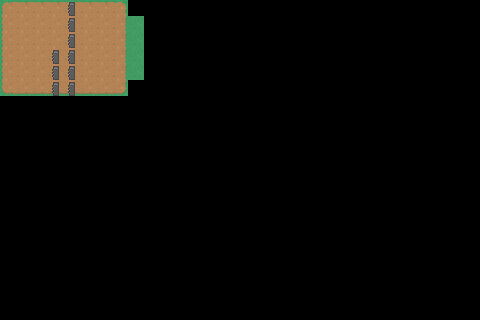

This is a level from a 2D game, rendered from its Tiled map with the project's own tilesets. A one-line summary and the complete map file follow:
An orthogonal 30x20 tile map with 16x16 px tiles, 2 tile layers (Слой тайлов 1, Слой тайлов 2) and 3 objects.

<map version="1.10" tiledversion="1.10.2" orientation="orthogonal" renderorder="right-up" width="30" height="20" tilewidth="16" tileheight="16" infinite="0" nextlayerid="4" nextobjectid="9">
 <tileset firstgid="1" source="../trash.tsx" />
 <layer id="1" name="Слой тайлов 1" width="30" height="20">
  <data encoding="csv">
936,937,937,937,937,937,937,938,0,0,0,0,0,0,0,0,0,0,0,0,0,0,0,0,0,0,0,0,0,0,
973,974,974,974,974,974,974,975,964,0,0,0,0,0,0,0,0,0,0,0,0,0,0,0,0,0,0,0,0,0,
973,974,974,974,974,974,974,975,964,0,0,0,0,0,0,0,0,0,0,0,0,0,0,0,0,0,0,0,0,0,
973,974,974,974,974,974,974,975,964,0,0,0,0,0,0,0,0,0,0,0,0,0,0,0,0,0,0,0,0,0,
973,974,974,974,974,974,974,975,964,0,0,0,0,0,0,0,0,0,0,0,0,0,0,0,0,0,0,0,0,0,
1010,1011,1011,1011,1011,1011,1011,1012,0,0,0,0,0,0,0,0,0,0,0,0,0,0,0,0,0,0,0,0,0,0,
0,0,0,0,0,0,0,0,0,0,0,0,0,0,0,0,0,0,0,0,0,0,0,0,0,0,0,0,0,0,
0,0,0,0,0,0,0,0,0,0,0,0,0,0,0,0,0,0,0,0,0,0,0,0,0,0,0,0,0,0,
0,0,0,0,0,0,0,0,0,0,0,0,0,0,0,0,0,0,0,0,0,0,0,0,0,0,0,0,0,0,
0,0,0,0,0,0,0,0,0,0,0,0,0,0,0,0,0,0,0,0,0,0,0,0,0,0,0,0,0,0,
0,0,0,0,0,0,0,0,0,0,0,0,0,0,0,0,0,0,0,0,0,0,0,0,0,0,0,0,0,0,
0,0,0,0,0,0,0,0,0,0,0,0,0,0,0,0,0,0,0,0,0,0,0,0,0,0,0,0,0,0,
0,0,0,0,0,0,0,0,0,0,0,0,0,0,0,0,0,0,0,0,0,0,0,0,0,0,0,0,0,0,
0,0,0,0,0,0,0,0,0,0,0,0,0,0,0,0,0,0,0,0,0,0,0,0,0,0,0,0,0,0,
0,0,0,0,0,0,0,0,0,0,0,0,0,0,0,0,0,0,0,0,0,0,0,0,0,0,0,0,0,0,
0,0,0,0,0,0,0,0,0,0,0,0,0,0,0,0,0,0,0,0,0,0,0,0,0,0,0,0,0,0,
0,0,0,0,0,0,0,0,0,0,0,0,0,0,0,0,0,0,0,0,0,0,0,0,0,0,0,0,0,0,
0,0,0,0,0,0,0,0,0,0,0,0,0,0,0,0,0,0,0,0,0,0,0,0,0,0,0,0,0,0,
0,0,0,0,0,0,0,0,0,0,0,0,0,0,0,0,0,0,0,0,0,0,0,0,0,0,0,0,0,0,
0,0,0,0,0,0,0,0,0,0,0,0,0,0,0,0,0,0,0,0,0,0,0,0,0,0,0,0,0,0
</data>
 </layer>
 <layer id="2" name="Слой тайлов 2" width="30" height="20">
  <data encoding="csv">
0,0,0,0,556,0,0,0,0,0,0,0,0,0,0,0,0,0,0,0,0,0,0,0,0,0,0,0,0,0,
0,0,0,0,556,0,0,0,0,0,0,0,0,0,0,0,0,0,0,0,0,0,0,0,0,0,0,0,0,0,
0,0,0,0,556,0,0,0,0,0,0,0,0,0,0,0,0,0,0,0,0,0,0,0,0,0,0,0,0,0,
0,0,0,556,556,0,0,0,0,0,0,0,0,0,0,0,0,0,0,0,0,0,0,0,0,0,0,0,0,0,
0,0,0,556,556,0,0,0,0,0,0,0,0,0,0,0,0,0,0,0,0,0,0,0,0,0,0,0,0,0,
0,0,0,556,556,0,0,0,0,0,0,0,0,0,0,0,0,0,0,0,0,0,0,0,0,0,0,0,0,0,
0,0,0,0,0,0,0,0,0,0,0,0,0,0,0,0,0,0,0,0,0,0,0,0,0,0,0,0,0,0,
0,0,0,0,0,0,0,0,0,0,0,0,0,0,0,0,0,0,0,0,0,0,0,0,0,0,0,0,0,0,
0,0,0,0,0,0,0,0,0,0,0,0,0,0,0,0,0,0,0,0,0,0,0,0,0,0,0,0,0,0,
0,0,0,0,0,0,0,0,0,0,0,0,0,0,0,0,0,0,0,0,0,0,0,0,0,0,0,0,0,0,
0,0,0,0,0,0,0,0,0,0,0,0,0,0,0,0,0,0,0,0,0,0,0,0,0,0,0,0,0,0,
0,0,0,0,0,0,0,0,0,0,0,0,0,0,0,0,0,0,0,0,0,0,0,0,0,0,0,0,0,0,
0,0,0,0,0,0,0,0,0,0,0,0,0,0,0,0,0,0,0,0,0,0,0,0,0,0,0,0,0,0,
0,0,0,0,0,0,0,0,0,0,0,0,0,0,0,0,0,0,0,0,0,0,0,0,0,0,0,0,0,0,
0,0,0,0,0,0,0,0,0,0,0,0,0,0,0,0,0,0,0,0,0,0,0,0,0,0,0,0,0,0,
0,0,0,0,0,0,0,0,0,0,0,0,0,0,0,0,0,0,0,0,0,0,0,0,0,0,0,0,0,0,
0,0,0,0,0,0,0,0,0,0,0,0,0,0,0,0,0,0,0,0,0,0,0,0,0,0,0,0,0,0,
0,0,0,0,0,0,0,0,0,0,0,0,0,0,0,0,0,0,0,0,0,0,0,0,0,0,0,0,0,0,
0,0,0,0,0,0,0,0,0,0,0,0,0,0,0,0,0,0,0,0,0,0,0,0,0,0,0,0,0,0,
0,0,0,0,0,0,0,0,0,0,0,0,0,0,0,0,0,0,0,0,0,0,0,0,0,0,0,0,0,0
</data>
 </layer>
 <objectgroup id="3" name="Слой объектов 1">
  <object id="5" x="63.2727" y="-16.1818" width="17.6364" height="145.273" />
  <object id="6" x="96.5455" y="9.63636">
   <polygon points="0,0 -11.0909,17.0909 -1.27273,26.5455 16.1818,20.1818 9.27273,-0.727273" />
  </object>
  <object id="8" x="121.091" y="52.7273">
   <polygon points="-10.7273,7.45455 25.8182,-19.0909 48.1818,4.18182 25.8182,48.5455 5.81818,54.3636 -18.5455,37.8182" />
  </object>
 </objectgroup>
</map>
